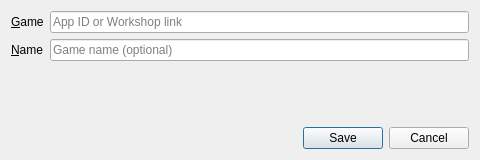
<?xml version='1.0' encoding='UTF-8'?>
<ui version="4.0">
 <class>BookmarkDialog</class>
 <widget class="QDialog" name="BookmarkDialog">
  <property name="windowTitle">
   <string>Add game bookmark</string>
  </property>
  <property name="geometry">
   <rect>
    <x>0</x>
    <y>0</y>
    <width>480</width>
    <height>160</height>
   </rect>
  </property>
  <layout class="QVBoxLayout" name="layout">
   <item>
    <layout class="QFormLayout" name="bookmarkForm">
     <property name="rowWrapPolicy">
      <enum>QFormLayout::WrapLongRows</enum>
     </property>
     <property name="fieldGrowthPolicy">
      <enum>QFormLayout::AllNonFixedFieldsGrow</enum>
     </property>
     <item row="0" column="0">
      <widget class="QLabel" name="idFieldLabel">
       <property name="text">
        <string>&amp;Game</string>
       </property>
       <property name="wordWrap">
        <bool>true</bool>
       </property>
       <property name="textFormat">
        <enum>Qt::PlainText</enum>
       </property>
       <property name="buddy">
        <cstring>idField</cstring>
       </property>
      </widget>
     </item>
     <item row="0" column="1">
      <widget class="QLineEdit" name="idField">
       <property name="placeholderText">
        <string>App ID or Workshop link</string>
       </property>
       <property name="clearButtonEnabled">
        <bool>true</bool>
       </property>
       <property name="minimumSize">
        <size>
         <width>330</width>
         <height>0</height>
        </size>
       </property>
      </widget>
     </item>
     <item row="1" column="0">
      <widget class="QLabel" name="nameFieldLabel">
       <property name="text">
        <string>&amp;Name</string>
       </property>
       <property name="wordWrap">
        <bool>true</bool>
       </property>
       <property name="textFormat">
        <enum>Qt::PlainText</enum>
       </property>
       <property name="buddy">
        <cstring>nameField</cstring>
       </property>
      </widget>
     </item>
     <item row="1" column="1">
      <widget class="QLineEdit" name="nameField">
       <property name="placeholderText">
        <string>Game name (optional)</string>
       </property>
       <property name="clearButtonEnabled">
        <bool>true</bool>
       </property>
       <property name="maxLength">
        <number>120</number>
       </property>
      </widget>
     </item>
    </layout>
   </item>
   <item>
    <spacer name="buttonSpacer">
     <property name="orientation"><enum>Qt::Vertical</enum></property>
     <property name="sizeHint"><size><width>0</width><height>0</height></size></property>
    </spacer>
   </item>
   <item>
    <widget class="QDialogButtonBox" name="buttons">
     <property name="standardButtons">
      <set>QDialogButtonBox::Save|QDialogButtonBox::Cancel</set>
     </property>
    </widget>
   </item>
  </layout>
 </widget>
 <tabstops>
  <tabstop>idField</tabstop>
  <tabstop>nameField</tabstop>
  <tabstop>buttons</tabstop>
 </tabstops>
 <resources />
 <connections />
</ui>
